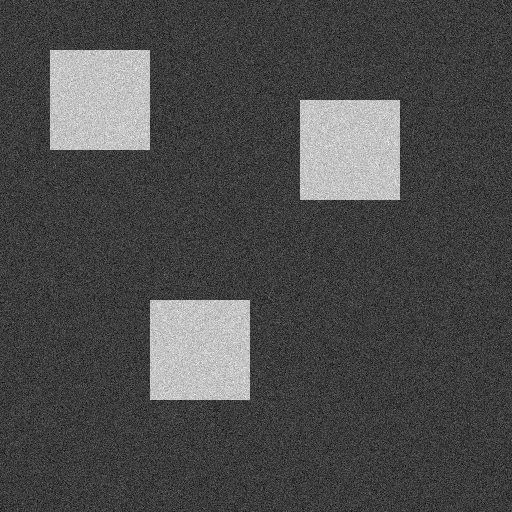
//> input picture Imagenes/umbra1.tif, 512 x 512 px
$ ./Practica7   (built with g++ and OpenCV 4)
//> lines starting //> are read from the running program, lines starting //| are printed output that depends on the picture; after the words box and inside, x2 and y2 are one past the last pixel; in counts of white or black regions, pixels touching at a corner belong together
#include "opencv\cv.hpp"
#include <iostream>

using namespace cv;
using namespace std;

//Ejercicio 1
//Funciones
int MinMax(Mat&);

//Ejercicio 1
int main() {
	Mat umbra1;
	Mat umbra3;

	umbra1 = imread("Imagenes/umbra1.tif", IMREAD_GRAYSCALE);
//> umbra1 is the input picture: 512 rows x 512 cols, CV_8UC1; min 0, max 255, mean 75.2
	umbra3 = imread("Imagenes/umbra3.tif", IMREAD_GRAYSCALE);
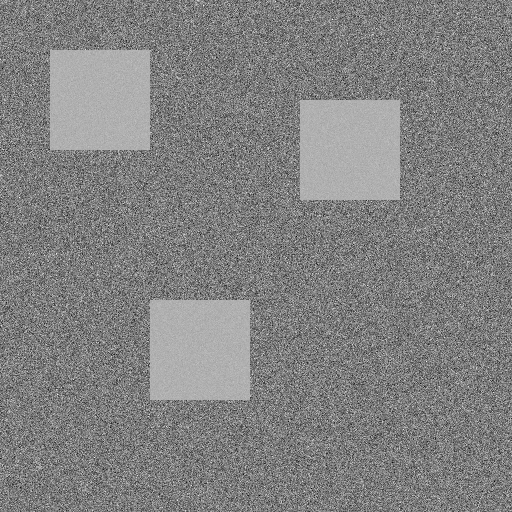
//> input picture Imagenes/umbra3.tif, 512 x 512 px
//> umbra3 is the input picture: 512 rows x 512 cols, CV_8UC1; min 0, max 254, mean 129.5

	if (!umbra1.data || !umbra3.data) {
		cout << "Error loading the images" << endl;
		return 1;
	}

	//Umbra 1
	float range[] = { 0 , 256 };
	const float* ranges[] = { range };
	int hist_size = 256;
	Mat hist;

	calcHist(&umbra1, 1, 0, Mat(), hist, 1, &hist_size, ranges);
//> hist = 256 values, max 6835 at index 60, min 0 at index 1, mean 1024

	int histogram_width = 512;
	int histogram_height = 400;
	int bin_w = cvRound((double)histogram_width / hist_size);
	Mat aux_hist;
	Mat norm_hist(histogram_height, histogram_width, CV_8UC3, Scalar(0, 0, 0));

	normalize(hist, aux_hist, 0, histogram_height, NORM_MINMAX, -1, Mat());
//> aux_hist = 256 values, max 400 at index 60, min 0 at index 1, mean 59.93

	for (int i = 1; i < 256; i++) {

		Point p1(bin_w * (i - 1), histogram_height - cvRound(aux_hist.at<float>(i - 1)));
		Point p2(bin_w * (i), histogram_height - cvRound(aux_hist.at<float>(i)));
		line(norm_hist, p1, p2, Scalar(255, 0, 0), 2);

	}
//> this loop made 255 passes
//> (p1, p2) on passes 1 to 3: (Point(0, 400), Point(2, 400)), (Point(2, 400), Point(4, 400)), (Point(4, 400), Point(6, 400))
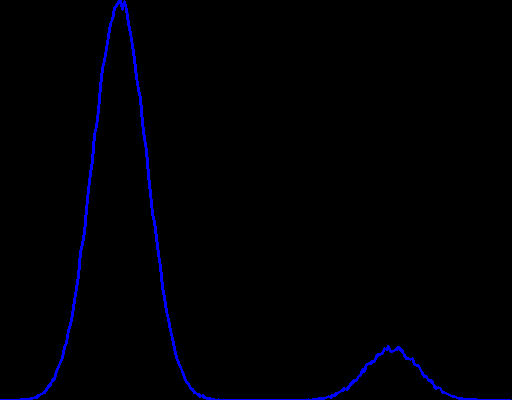
//> norm_hist: 400 rows x 512 cols, CV_8UC3; mean B, G, R 4.1, 0, 0

	Mat umbra1_th;
	int min1 = MinMax(hist);
//> after the loop in MinMax, `for (i = 1; i < 256; ++i)`: max1 = 60
//> after the loop in MinMax, `for (i = 0; i < 256; ++i)`: hist_aux = 256 values, max 124822 at index 199, min 0 at index 1, mean 25765
//> after the loop in MinMax, `for (i = 1; i < 256; ++i)`: max2 = 199
//| Maximo 1 60 Maximo 2 199
//> in MinMax, `min = max1;`: min = 60
//> the loop in MinMax, `for (i = min + 1; i < max2; ++i)` made 138 passes
//> after the loop in MinMax, `for (i = min + 1; i < max2; ++i)`: min = 115
//| Minimo 115
//> min1 = 115
	line(norm_hist, Point(bin_w * min1, 0), Point(bin_w * min1,histogram_height), Scalar(0, 255, 0), 2);
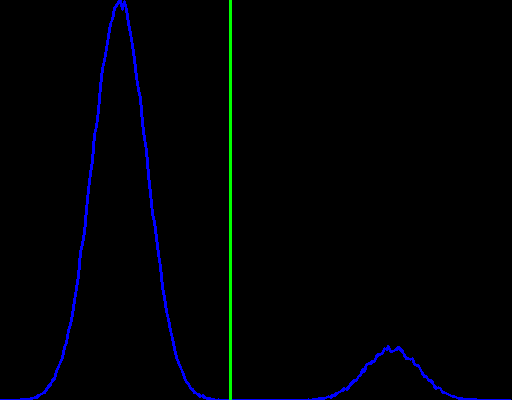
//> norm_hist: 400 rows x 512 cols, CV_8UC3; 0.59% of pixels changed, all inside (x1, y1, x2, y2) = (229, 0, 232, 400)
	threshold(umbra1, umbra1_th, min1, 255, THRESH_BINARY);
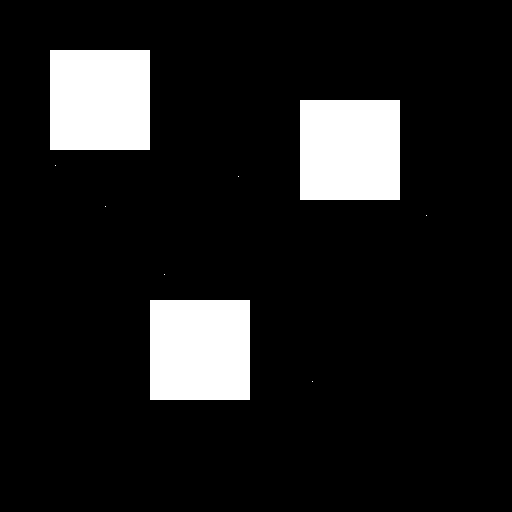
//> umbra1_th: 512 rows x 512 cols, CV_8UC1; 11.4% white; 9 white regions (6 under 20 px), largest, box (x1, y1, x2, y2) and area: (50, 50, 150, 150) 10000, (300, 100, 400, 200) 10000, (150, 300, 250, 400) 10000

	namedWindow("original", CV_WINDOW_AUTOSIZE);
	namedWindow("threshold", CV_WINDOW_AUTOSIZE);
	namedWindow("histograma", CV_WINDOW_AUTOSIZE);
	imshow("original", umbra1);
	imshow("threshold", umbra1_th);
	imshow("histograma", norm_hist);

	//Umbra 3
	Mat hist3;

	calcHist(&umbra3, 1, 0, Mat(), hist3, 1, &hist_size, ranges);
//> hist3 = 256 values, max 3331 at index 128, min 0 at index 2, mean 1024

	Mat aux_hist3;
	Mat norm_hist3(histogram_height, histogram_width, CV_8UC3, Scalar(0, 0, 0));

	normalize(hist3, aux_hist3, 0, histogram_height, NORM_MINMAX, -1, Mat());
//> aux_hist3 = 256 values, max 400 at index 128, min 0 at index 2, mean 123

	for (int i = 1; i < 256; i++) {

		Point p1_3(bin_w * (i - 1), histogram_height - cvRound(aux_hist3.at<float>(i - 1)));
		Point p2_3(bin_w * (i), histogram_height - cvRound(aux_hist3.at<float>(i)));
		line(norm_hist3, p1_3, p2_3, Scalar(255, 0, 0), 2);

	}
//> this loop made 255 passes
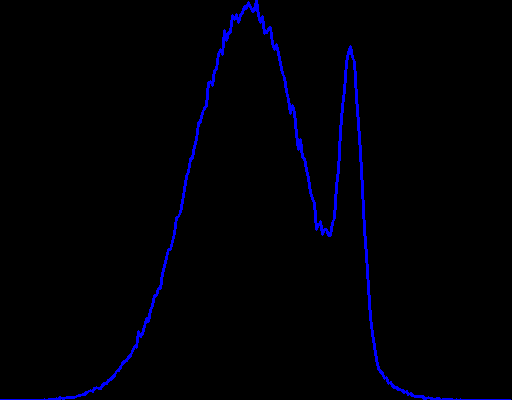
//> norm_hist3: 400 rows x 512 cols, CV_8UC3; mean B, G, R 5.5, 0, 0

	Mat umbra3_th;
	int min3 = MinMax(hist3);
//| Maximo 1 128 Maximo 2 177
//> the loop in MinMax (call 2), `for (i = min + 1; i < max2; ++i)` made 48 passes
//| Minimo 164
//> min3 = 164
	line(norm_hist3, Point(bin_w * min3, 0), Point(bin_w * min3, histogram_height), Scalar(0, 255, 0), 2);
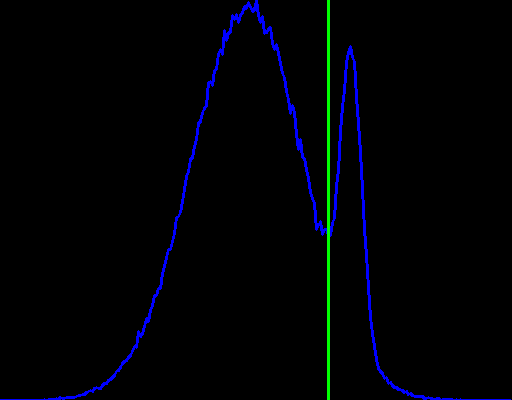
//> norm_hist3: 400 rows x 512 cols, CV_8UC3; 0.59% of pixels changed, all inside (x1, y1, x2, y2) = (327, 0, 330, 400)
	threshold(umbra3, umbra3_th, min3, 255, THRESH_BINARY);
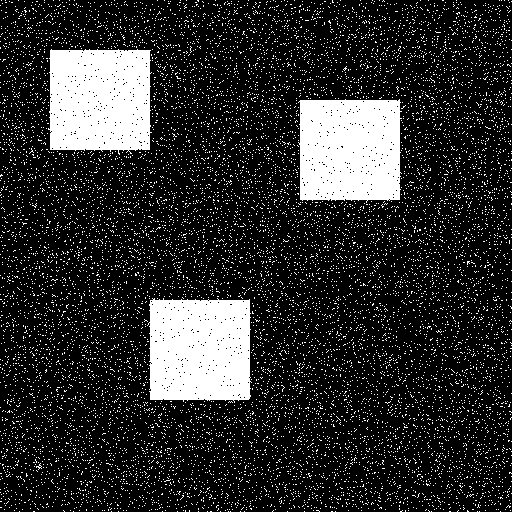
//> umbra3_th: 512 rows x 512 cols, CV_8UC1; 17.8% white; 12431 white regions (12428 under 20 px), largest, box (x1, y1, x2, y2) and area: (147, 298, 252, 403) 9887, (298, 99, 402, 203) 9871, (48, 49, 152, 155) 9861

	namedWindow("original 3", CV_WINDOW_AUTOSIZE);
	namedWindow("threshold 3", CV_WINDOW_AUTOSIZE);
	namedWindow("histograma 3", CV_WINDOW_AUTOSIZE);
	imshow("original 3", umbra3);
	imshow("threshold 3", umbra3_th);
	imshow("histograma 3", norm_hist3);

	waitKey(0);
	destroyAllWindows();

	return 0;

}

//Threshold values
int MinMax(Mat & hist) {
	Mat hist_aux(256, 1, CV_32FC1);
	int i, max1, max2, min;

	max1 = 0;
	for (i = 1; i < 256; ++i) {
		if (hist.at<float>(max1) < hist.at<float>(i)) {
			max1 = i;
		}
	}
	for (i = 0; i < 256; ++i) {
		hist_aux.at<float>(i) = hist.at<float>(i) * abs(i - max1);
	}

	max2 = 0;
	for (i = 1; i < 256; ++i) {
		if (hist_aux.at<float>(max2) < hist_aux.at<float>(i)) {
			max2 = i;
		}
	}
	cout << "Maximo 1 " << max1 << " Maximo 2 " << max2 << endl;

	if (max1 < max2) {
		min = max1;
		for (i = min + 1; i < max2; ++i) {
			if (hist.at<float>(i) < hist.at<float>(min)) {
				min = i;
			}
		}
	} else {
		min = max2;
		for (i = min + 1; i < max1; ++i) {
			if (hist.at<float>(i) < hist.at<float>(min)) {
				min = i;
			}
		}
	}
	cout << "Minimo " << min << endl;
	return(min);
}

// [60 lines of commented-out code are left out]
